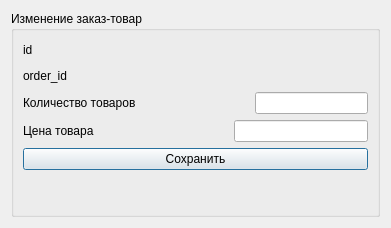
<?xml version="1.0" encoding="UTF-8"?>
<ui version="4.0">
 <class>Dialog</class>
 <widget class="QDialog" name="Dialog">
  <property name="geometry">
   <rect>
    <x>0</x>
    <y>0</y>
    <width>391</width>
    <height>228</height>
   </rect>
  </property>
  <property name="windowTitle">
   <string>Dialog</string>
  </property>
  <layout class="QVBoxLayout" name="verticalLayout">
   <item>
    <widget class="QGroupBox" name="groupBox">
     <property name="title">
      <string>Изменение заказ-товар</string>
     </property>
     <layout class="QVBoxLayout" name="verticalLayout_2">
      <item>
       <layout class="QHBoxLayout" name="horizontalLayout">
        <item>
         <widget class="QLabel" name="label_id">
          <property name="text">
           <string>id</string>
          </property>
         </widget>
        </item>
        <item>
         <widget class="QLabel" name="label_id_2">
          <property name="text">
           <string/>
          </property>
         </widget>
        </item>
        <item>
         <spacer name="horizontalSpacer_4">
          <property name="orientation">
           <enum>Qt::Horizontal</enum>
          </property>
          <property name="sizeHint" stdset="0">
           <size>
            <width>40</width>
            <height>20</height>
           </size>
          </property>
         </spacer>
        </item>
       </layout>
      </item>
      <item>
       <layout class="QHBoxLayout" name="horizontalLayout_5">
        <item>
         <widget class="QLabel" name="label_id_3">
          <property name="text">
           <string>order_id</string>
          </property>
         </widget>
        </item>
        <item>
         <widget class="QLabel" name="label_id_4">
          <property name="text">
           <string/>
          </property>
         </widget>
        </item>
        <item>
         <spacer name="horizontalSpacer_5">
          <property name="orientation">
           <enum>Qt::Horizontal</enum>
          </property>
          <property name="sizeHint" stdset="0">
           <size>
            <width>40</width>
            <height>20</height>
           </size>
          </property>
         </spacer>
        </item>
       </layout>
      </item>
      <item>
       <layout class="QHBoxLayout" name="horizontalLayout_2">
        <item>
         <widget class="QLabel" name="label_ZakazTovarKolvo">
          <property name="text">
           <string>Количество товаров</string>
          </property>
         </widget>
        </item>
        <item>
         <spacer name="horizontalSpacer_3">
          <property name="orientation">
           <enum>Qt::Horizontal</enum>
          </property>
          <property name="sizeHint" stdset="0">
           <size>
            <width>40</width>
            <height>20</height>
           </size>
          </property>
         </spacer>
        </item>
        <item>
         <widget class="QLineEdit" name="lineEdit_name"/>
        </item>
       </layout>
      </item>
      <item>
       <layout class="QHBoxLayout" name="horizontalLayout_3">
        <item>
         <widget class="QLabel" name="label_ZakazTovarPrice">
          <property name="text">
           <string>Цена товара</string>
          </property>
         </widget>
        </item>
        <item>
         <spacer name="horizontalSpacer_2">
          <property name="orientation">
           <enum>Qt::Horizontal</enum>
          </property>
          <property name="sizeHint" stdset="0">
           <size>
            <width>40</width>
            <height>20</height>
           </size>
          </property>
         </spacer>
        </item>
        <item>
         <widget class="QLineEdit" name="lineEdit_bdate"/>
        </item>
       </layout>
      </item>
      <item>
       <layout class="QHBoxLayout" name="horizontalLayout_4"/>
      </item>
      <item>
       <widget class="QPushButton" name="pushButtonProd">
        <property name="text">
         <string>Сохранить</string>
        </property>
       </widget>
      </item>
      <item>
       <spacer name="verticalSpacer">
        <property name="orientation">
         <enum>Qt::Vertical</enum>
        </property>
        <property name="sizeHint" stdset="0">
         <size>
          <width>20</width>
          <height>40</height>
         </size>
        </property>
       </spacer>
      </item>
     </layout>
    </widget>
   </item>
  </layout>
 </widget>
 <resources/>
 <connections/>
</ui>
